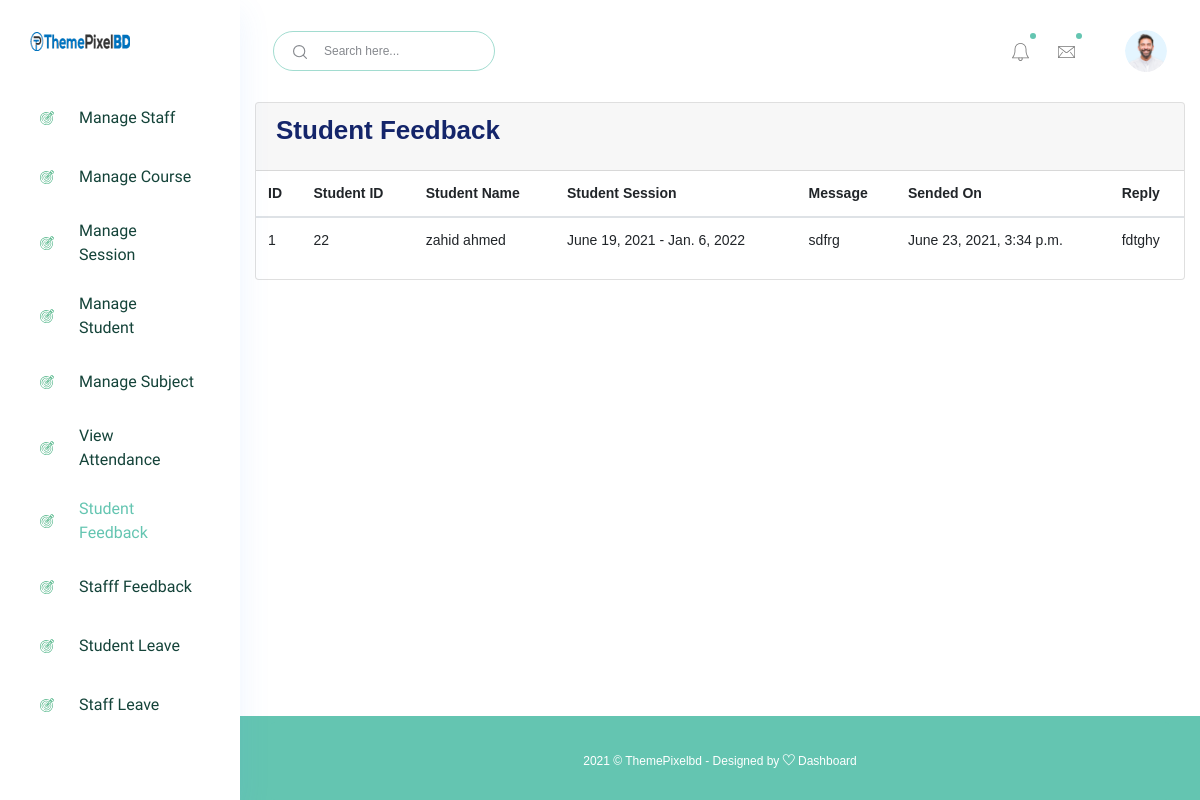
The page /student_feedback_message/ (signed in) on the database its author committed.
### accounts/models.py (models this page shows)
class FeedBackStudent(models.Model):
    id = models.AutoField(primary_key=True)
    student_id = models.ForeignKey(Students, on_delete=models.CASCADE)
    feedback = models.TextField()
    feedback_reply = models.TextField()
    created_at = models.DateTimeField(auto_now_add=True)
    updated_at = models.DateTimeField(auto_now=True)
    objects = models.Manager()

class Students(models.Model):
    id = models.AutoField(primary_key=True)
    admin = models.OneToOneField(CustomUser, on_delete = models.CASCADE)
    gender = models.CharField(max_length=50)
    profile_pic = models.FileField()
    address = models.TextField()
    course_id = models.ForeignKey(Courses, on_delete=models.DO_NOTHING, default=1)
    session_year_id = models.ForeignKey(SessionYearModel, on_delete=models.CASCADE)
    created_at = models.DateTimeField(auto_now_add=True)
    updated_at = models.DateTimeField(auto_now=True)
    objects = models.Manager()

class CustomUser(AbstractUser):
    user_type_data = ((1, "HOD"), (2, "Staff"), (3, "Student"))
    user_type = models.CharField(default=1, choices=user_type_data, max_length=10)

class SessionYearModel(models.Model):
    id = models.AutoField(primary_key=True)
    session_start_year = models.DateField()
    session_end_year = models.DateField()
    objects = models.Manager()

### accounts/HodViews.py (the view)
# urls.py: path('student_feedback_message/', HodViews.student_feedback_message, name="student_feedback_message"),
def student_feedback_message(request):
    feedbacks = FeedBackStudent.objects.all()
    context = {
        "feedbacks": feedbacks
    }
    return render(request, 'hod_template/student_feedback_template.html', context)

### accounts/LoginCheckMiddleWare.py (called while the page is built, shortened)
    def process_view(self, request, view_func, view_args, view_kwargs):
        modulename = view_func.__module__
        user = request.user
        if user.is_authenticated:
            if user.user_type == "1":
                if modulename == "accounts.HodViews":
                    pass
                elif modulename == "accounts.views" or modulename == "django.views.static":
                    pass
                else:
                    return redirect("admin_home")
            else:
                return redirect("login")
        else:
            if request.path == reverse("login") or request.path == reverse("doLogin"):
                pass
            else:
                return redirect("login")

### templates/hod_template/student_feedback_template.html (shortened to what this page needs)
{% extends 'hod_template/base_template.html' %}
{% block main_content %}
{% load static %}
<section class="content">
        <div class="container-fluid">
            <div class="row">
                <div class="col-md-12">
                    <div class="card card-primary">
                        <div class="card-header">
                            <h3 class="card-title">Student Feedback</h3>
                        </div>
                        <div class="table-responsive">
                            <table class="table">
                                <thead>
                                <tr>
                                    <th>ID</th>
                                    <th>Student ID</th>
                                    <th>Student Name</th>
                                    <th>Student Session</th>
                                    <th>Message</th>
                                    <th>Sended On</th>
                                    <th>Reply</th>
                                </tr>
                                </thead>
                                {% for feedback in feedbacks %}
                                <tbody>
                                <tr>
                                    <td>{{ feedback.id }}</td>
                                    <td>{{ feedback.student_id.admin.id }}</td>
                                    <td>{{ feedback.student_id.admin.first_name }} {{ feedback.student_id.admin.last_name }}</td>
                                    <td>{{ feedback.student_id.session_year_id.session_start_year }} - {{ feedback.student_id.session_year_id.session_end_year }}</td>
                                    <td>{{ feedback.feedback }}</td>
                                    <td>{{ feedback.created_at }}</td>
                                    <td>
                                        {% if feedback.feedback_reply == "" %}
                                            <button class="btn btn-success reply_open_modal" data-toggle="modal" data-target="#replyModal">Reply</button>
                                        {% else %}
                                            {{ feedback.feedback_reply }}
                                        {% endif %}
                                    </td>
                                </tr>
                                </tbody>
                                {% endfor %}
                            </table>
                        </div>
                    </div>
                </div>
            </div>
        </div>
      </section>
  {% endblock main_content %}

### rows shown on the page
FeedBackStudent: id "1", student_id.admin.id "22", student_id.admin.first_name "zahid", student_id.admin.last_name "ahmed", student_id.session_year_id.session_start_year "June 19, 2021", student_id.session_year_id.session_end_year "Jan. 6, 2022", feedback "sdfrg", created_at "June 23, 2021, 3:34 p.m.", feedback_reply "fdtghy"
